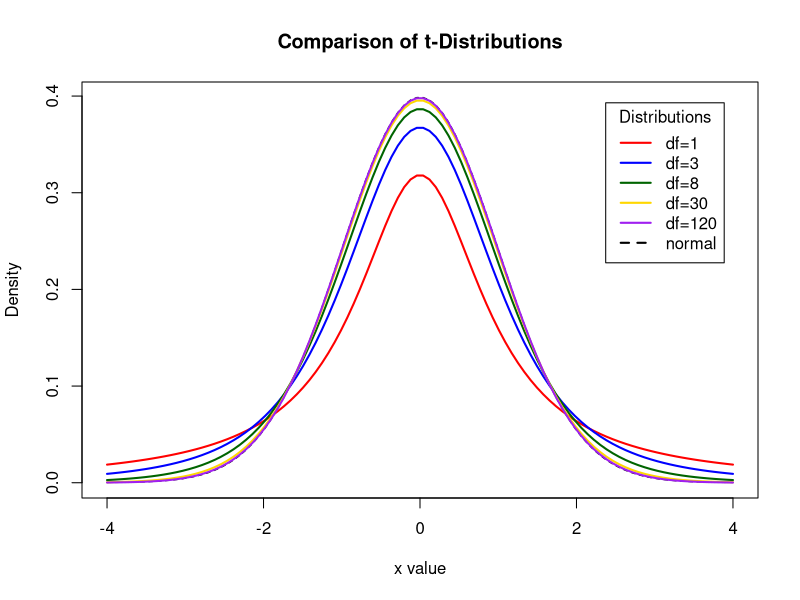

R code for this plot:
# check out https://www.statmethods.net/advgraphs/probability.html

# defining our x range
x <- seq(-4, 4, length=100)
# creating Ys using a normal distribution function

hx <- dnorm(x)
# degree of freedom
degf <- c(1, 3, 8, 30)

colors <- c("red", "blue", "darkgreen", "gold", 'purple',"black")
labels <- c("df=1", "df=3", "df=8", "df=30","df=120", "normal")

# plotting the base normal distribution
plot(x, hx, type="l", lty=2, xlab="x value",
     ylab="Density", main="Comparison of t-Distributions")

# plotting t-distribution lines
lines(x, dt(x,1), lwd=2, col='red')
lines(x, dt(x,3), lwd=2, col='blue')
lines(x, dt(x,8), lwd=2, col='darkgreen')
lines(x, dt(x,30), lwd=2, col='gold')
lines(x, dt(x,120), lwd=2, col='purple')

# adding the legend
legend("topright", inset=.05, title="Distributions",
       labels, lwd=2, lty=c(1, 1, 1, 1,1, 2), col=colors)
